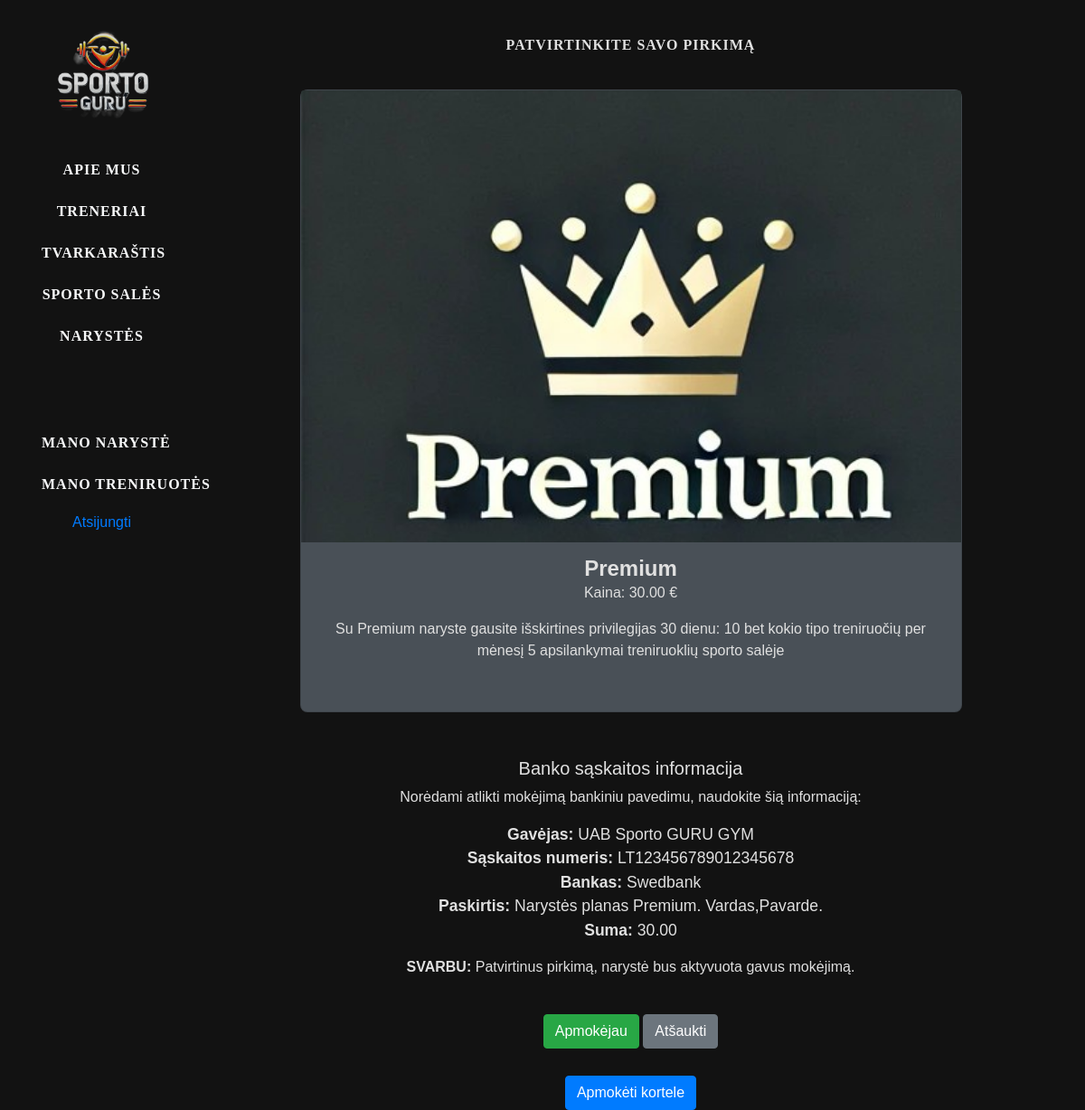
The page /gympro/pirkti-naryste/1/ (signed in) on the database its author committed.
### gympro/models.py (models this page shows, shortened)
class MembershipPlan(models.Model):
    name = models.CharField(max_length=100, unique=True)
    description = models.TextField("Aprašymas", max_length=500, help_text="Plano aprašymas")
    monthly_fee = models.DecimalField(max_digits=10, decimal_places=2)
    photo = models.ImageField(upload_to='membership_logos/', blank=True, null=True)
    access_level = models.CharField(
        max_length=50,
        choices=[
            ('paprastas', 'Paprastas'),
            ('premium', 'Premium'),
            ('platinum', 'Platinum')]
    )
    class Meta:
        ordering = ["name"]
        verbose_name = "Narystė"
        verbose_name_plural = "Narystės"

### gympro/views.py (the view)
# urls.py: path('pirkti-naryste/<int:narystes_id>/', views.pirkti_naryste, name='pirkti_naryste'),
@login_required
def pirkti_naryste(request, narystes_id):
    naryste = get_object_or_404(MembershipPlan, id=narystes_id)
    member = request.user.member
    context = {
        'naryste': naryste,
        'member': member,
    }
    return render(request, 'patvirtinti_pirkima.html', context=context)

### gympro/templates/patvirtinti_pirkima.html (shortened to what this page needs)
{% extends "base.html" %}
{% block content %}
{% load static %}
<div class="col-sm-10">
    <h4>Patvirtinkite savo pirkimą</h4>
    <div class="container" style="display: flex; justify-content: center; gap: 20px;">
        <div class="card" style="width: 80%; margin: 20px 0; border-radius: 8px; background-color: #495057">
            {% if naryste.photo %}
                <img src="{{ naryste.photo.url }}" class="card-img-top" alt="logotipas" style="height: 500px; ">
            {% else %}
                <img src="{% static 'images/logo.png' %}" class="card-img-top" alt="logotipas">
            {% endif %}
            <div class="card-body">
                <h5 class="card-title">{{ naryste.name }}</h5>
                <p>Kaina: {{ naryste.monthly_fee }} €</p>
                <p>{{ naryste.description }}</p>
                <br>
            </div>
        </div>
    </div>
    <div class="container" style="margin-top: 30px; text-align: center;">
        <h5>Banko sąskaitos informacija</h5>
        <p>Norėdami atlikti mokėjimą bankiniu pavedimu, naudokite šią informaciją:</p>
        <ul style="list-style-type: none; padding: 0; font-size: 1.1rem;">
            <li><strong>Gavėjas:</strong> UAB Sporto GURU GYM</li>
            <li><strong>Sąskaitos numeris:</strong> LT123456789012345678</li>
            <li><strong>Bankas:</strong> Swedbank</li>
            <li><strong>Paskirtis:</strong> Narystės planas {{ naryste.name }}. Vardas,Pavarde.</li>
            <li><strong>Suma:</strong>  {{ naryste.monthly_fee }}</li>
        </ul>
        <p><strong>SVARBU:</strong> Patvirtinus pirkimą, narystė bus aktyvuota gavus mokėjimą.</p>
        <br>
        {% if member.membership_type == naryste %}
            <button class="btn btn-success" disabled>Jūs jau turite šią narystę</button>
        {% else %}
            <a href="{% url 'patvirtinti_pirkima' naryste.id %}" class="btn btn-success">Apmokėjau</a>
        {% endif %}
            <a href="{% url 'narystes' %}" class="btn btn-secondary">Atšaukti</a>
    </div>
        <div class="container" style="margin-top: 30px; text-align: center;">
            <form method="post" action="{% url 'korteles_apmokejimas' naryste.id %}">
                {% if member.membership_type == naryste %}
                    <br>
                {% else %}
                    <button type="submit" class="btn btn-primary">Apmokėti kortele</button>
                {% endif %}
            </form>
        </div>
</div>
{% endblock %}

### gympro/static/css/styles.css (style rules this page uses)
body { background-color: #121212; color: #e0e0e0; font-family: 'Arial', sans-serif; }
html, body { height: 100%; margin: 0; }
.card-title { font-size: 1.5rem; font-weight: bold; margin: 0; }
.card-body { padding: 15px; flex-grow: 1; text-align: center; }
.card-img-top { width: 100%; height: 200px; object-fit: cover; }
h4 { text-align: center !important; margin-bottom: 20px !important; margin-top: 40px !important; font-family: 'Merriweather', serif !important; font-weight: bold !important; font-size: 16px !important; letter-spacing: 1px !important; text-transform: uppercase !important; }

### rows shown on the page
MembershipPlan: photo (picture), name "Premium", monthly_fee "30.00", description "Su Premium naryste gausite išskirtines privilegijas 30 dienu: 10 bet kokio tipo treniruočių per mėnesį 5 apsilankymai treniruoklių sporto salėje"
